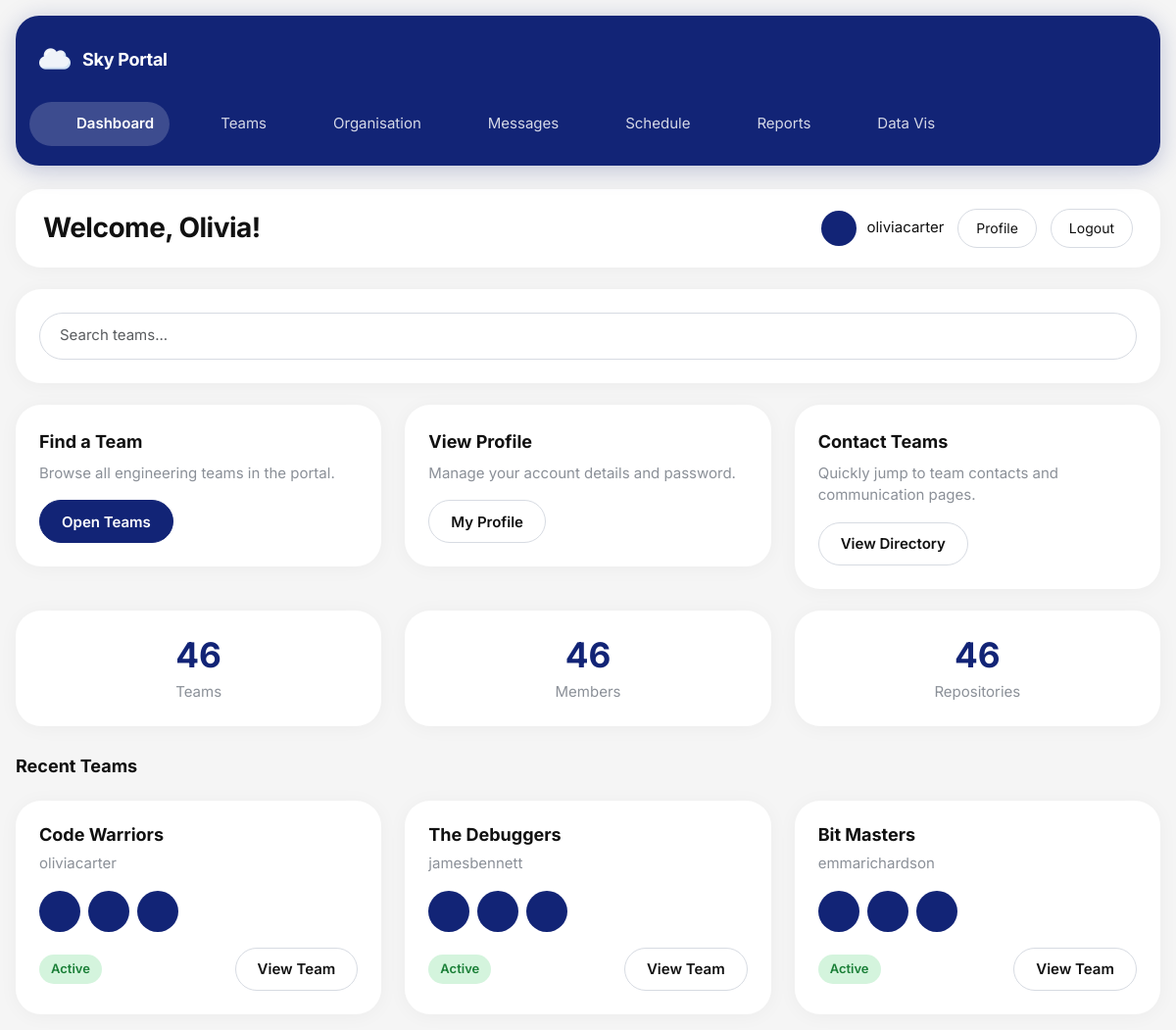
The page /teams/dashboard/ (signed in) on the database its author committed.
### organisation/models.py (models this page shows, shortened)
class Team(models.Model):
    STATUS_CHOICES = [
        ('active', 'Active'),
        ('restructured', 'Restructured'),
        ('disbanded', 'Disbanded'),
    ]
    name = models.CharField(max_length=100, unique=True)
    description = models.TextField(blank=True)
    purpose = models.TextField(blank=True)
    department = models.ForeignKey(
        Department,
        on_delete=models.SET_NULL,
        null=True,
        blank=True,
        related_name='teams'
    )
    team_type = models.ForeignKey(
        TeamType,
        on_delete=models.SET_NULL,
        null=True,
        blank=True,
        related_name='teams'
    )
    manager = models.ForeignKey(
        User,
        on_delete=models.SET_NULL,
        null=True,
        blank=True,
        related_name='managed_teams'
    )
    members = models.ManyToManyField(
        User,
        related_name='teams',
        blank=True
    )
    slack_channel = models.CharField(max_length=100, blank=True)
    email = models.EmailField(blank=True)
    code_repository = models.URLField(blank=True)
    status = models.CharField(max_length=20, choices=STATUS_CHOICES, default='active')
    created_at = models.DateTimeField(auto_now_add=True)
    updated_at = models.DateTimeField(auto_now=True)

### teams/views.py (the view)
# urls.py: path('', RedirectView.as_view(pattern_name='dashboard', permanent=False)),
@login_required
def dashboard(request):
    teams = Team.objects.all()
    recent_teams = Team.objects.all()[:3]
    team_count = teams.count()
    member_count = sum(team.members.count() for team in teams)
    repo_count = sum(1 for team in teams if team.code_repository)
    return render(request, "dashboard.html", {
        "recent_teams": recent_teams,
        "team_count": team_count,
        "member_count": member_count,
        "repo_count": repo_count,
    })

### templates/dashboard.html (shortened to what this page needs)
{% extends "base.html" %}
{% block nav_dashboard %}active{% endblock %}
{% block page_heading %}Welcome, {{ user.first_name|default:user.username }}!{% endblock %}
{% block content %}
<div class="panel-card">
    <div class="card-body">
        <form method="get" action="{% url 'team_list' %}">
            <input
                type="text"
                name="q"
                class="form-control sky-search-input"
                placeholder="Search teams..."
            >
        </form>
    </div>
</div>
<div class="row g-4">
    <div class="col-md-4">
        <div class="panel-card quick-action-card">
            <div class="card-body">
                <div class="quick-action-title mb-2">Find a Team</div>
                <p class="page-subtitle mb-3">Browse all engineering teams in the portal.</p>
                <a href="{% url 'team_list' %}" class="btn btn-sky-primary">Open Teams</a>
            </div>
        </div>
    </div>
    <div class="col-md-4">
        <div class="panel-card quick-action-card">
            <div class="card-body">
                <div class="quick-action-title mb-2">View Profile</div>
                <p class="page-subtitle mb-3">Manage your account details and password.</p>
                <a href="{% url 'profile' %}" class="btn btn-sky-secondary">My Profile</a>
            </div>
        </div>
    </div>
    <div class="col-md-4">
        <div class="panel-card quick-action-card">
            <div class="card-body">
                <div class="quick-action-title mb-2">Contact Teams</div>
                <p class="page-subtitle mb-3">Quickly jump to team contacts and communication pages.</p>
                <a href="{% url 'team_list' %}" class="btn btn-sky-outline">View Directory</a>
            </div>
        </div>
    </div>
</div>
<div class="row g-4">
    <div class="col-md-4">
        <div class="panel-card">
            <div class="card-body text-center">
                <h2 class="stat-number">
                    {{ team_count }}
                </h2>
                <p class="page-subtitle mb-0">Teams</p>
            </div>
        </div>
    </div>
    <div class="col-md-4">
        <div class="panel-card">
            <div class="card-body text-center">
                <h2 class="stat-number">
                    {{ member_count }}
                </h2>
                <p class="page-subtitle mb-0">Members</p>
            </div>
        </div>
    </div>
    <div class="col-md-4">
        <div class="panel-card">
            <div class="card-body text-center">
                <h2 class="stat-number">
                    {{ repo_count }}
                </h2>
                <p class="page-subtitle mb-0">Repositories</p>
            </div>
        </div>
    </div>
</div>
<div class="pt-2">
    <h2 class="sky-section-title mb-4">Recent Teams</h2>
    <div class="row g-4">
        {% for team in recent_teams %}
            <div class="col-lg-4 col-md-6">
                <div class="panel-card h-100">
                    <div class="card-body">
                        <h3 class="quick-action-title mb-2">{{ team.name }}</h3>
                        <p class="page-subtitle mb-3">
                            {{ team.manager.username|default:"No manager assigned" }}
                        </p>
                        <div class="d-flex gap-2 mb-3">
                            <div class="top-shell-avatar" style="width: 42px; height: 42px;"></div>
                            <div class="top-shell-avatar" style="width: 42px; height: 42px;"></div>
                            <div class="top-shell-avatar" style="width: 42px; height: 42px;"></div>
                        </div>
                        <div class="d-flex justify-content-between align-items-center flex-wrap gap-2">
                            <span class="sky-badge sky-badge-active">{{ team.get_status_display }}</span>
                            <a href="{% url 'team_detail' team.id %}" class="btn btn-sky-secondary">
                                View Team
                            </a>
                        </div>
                    </div>
                </div>
            </div>
        {% endfor %}
    </div>
</div>
{% endblock %}

### templates/base.html (shortened to what this page needs)
<!DOCTYPE html>
<html lang="en">
<head>
    {% load static %}
    <link href="https://cdn.jsdelivr.net/npm/bootstrap@5.3.3/dist/css/bootstrap.min.css" rel="stylesheet">
    <link href="{% static 'css/styles.css' %}" rel="stylesheet">
</head>
<body>
    {% block fullpage %}
    <div class="app-layout">
        <aside class="app-sidebar">
            <div class="app-sidebar-inner">
                <div class="sidebar-brand">
                    <div class="top-shell-brand d-flex align-items-center gap-2">
                        <img src="{% static 'images/cloud.png' %}" alt="Sky Logo" style="height: 32px;">
                    </div>
                    <div class="sidebar-brand-text">Sky Portal</div>
                </div>
                <nav class="sidebar-nav">
                    <a href="/teams/dashboard/" class="sidebar-link {% block nav_dashboard %}{% endblock %}">
                        <span>Dashboard</span>
                    </a>
                    <a href="/teams/" class="sidebar-link {% block nav_teams %}{% endblock %}">
                        <span>Teams</span>
                    </a>
                    <a href="/organisation/" class="sidebar-link {% block nav_organisation %}{% endblock %}">
                        <span>Organisation</span>
                    </a>
                    <a href="/messages/" class="sidebar-link {% block nav_messages %}{% endblock %}">
                        <span>Messages</span>
                    </a>
                    <a href="/schedule/" class="sidebar-link {% block nav_schedule %}{% endblock %}">
                        <span>Schedule</span>
                    </a>
                    <a href="/reports/" class="sidebar-link {% block nav_reports %}{% endblock %}">
                        <span>Reports</span>
                    </a>
                    <a href="/datavis/" class="sidebar-link {% block nav_datavis %}{% endblock %}">
                        <span>Data Vis</span>
                    </a>
                </nav>
            </div>
        </aside>
        <div class="app-main">
            <header class="top-shell">
                <div class="top-shell-title-wrap">
                    <h1 class="top-shell-title">{% block page_heading %}Sky Portal{% endblock %}</h1>
                </div>
                <div class="top-shell-right">
                    {% if user.is_authenticated %}
                        <div class="top-shell-profile">
                            <div class="top-shell-avatar"></div>
                            <span class="top-shell-username">{{ user.username }}</span>
                        </div>
                        <a href="/accounts/profile/" class="top-shell-pill-link">Profile</a>
                        <form method="post" action="/accounts/logout/" class="mb-0">
                            <button type="submit" class="top-shell-pill-link top-shell-pill-light">Logout</button>
                        </form>
                    {% else %}
                        <a href="/accounts/login/" class="top-shell-pill-link top-shell-pill-light">Login</a>
                        <a href="/accounts/signup/" class="top-shell-pill-link">Sign Up</a>
                    {% endif %}
                </div>
            </header>
            <main class="page-content">
                {% block content %}{% endblock %}
            </main>
        </div>
    </div>
    {% endblock %}
</body>
</html>

### rows shown on the page
Team: name "Code Warriors", manager.username "oliviacarter", status "Active"
Team: name "The Debuggers", manager.username "jamesbennett", status "Active"
Team: name "Bit Masters", manager.username "emmarichardson", status "Active"

### other values the page prints
{{ user.first_name|default:user.username }} "Olivia"
{{ user.username }} "oliviacarter"
{{ team_count }} "46"
{{ member_count }} "46"
{{ repo_count }} "46"
